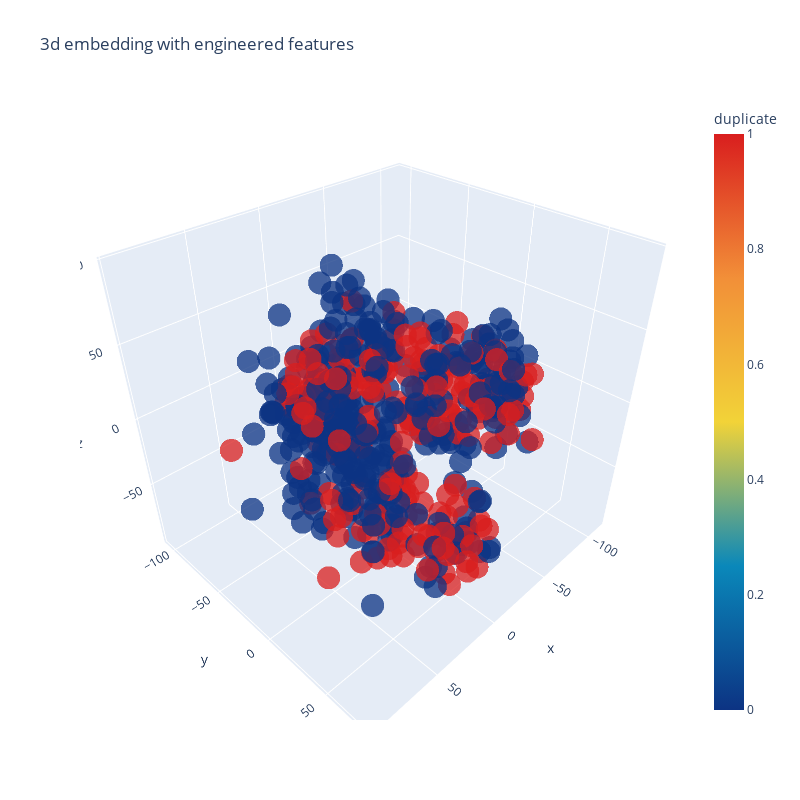

Write notebook code for a chart like this one.
### Code cell
trace1 = go.Scatter3d(
    x=tsne3d[:,0],
    y=tsne3d[:,1],
    z=tsne3d[:,2],
    mode='markers',
    marker=dict(
        sizemode='diameter',
        color = y,
        colorscale = 'Portland',
        colorbar = dict(title = 'duplicate'),
        line=dict(color='rgb(255, 255, 255)'),
        opacity=0.75
    )
)

data=[trace1]
layout=dict(height=800, width=800, title='3d embedding with engineered features')
fig=dict(data=data, layout=layout)
py.iplot(fig, filename='3DBubble')

### Figure 1 — Plotly figure (JSON) as saved in the notebook; plotly's stock layout.template omitted (floating-point values rounded to 4 significant figures; data arrays with more than 128 entries replaced by an {"elided": "..."} marker saying what was removed)
{"data": [{"marker": {"color": {"elided": "500 int values"}, "colorbar": {"title": {"text": "duplicate"}}, "colorscale": [[0, "rgb(12,51,131)"], [0.25, "rgb(10,136,186)"], [0.5, "rgb(242,211,56)"], [0.75, "rgb(242,143,56)"], [1, "rgb(217,30,30)"]], "line": {"color": "rgb(255, 255, 255)"}, "opacity": 0.75, "sizemode": "diameter"}, "mode": "markers", "type": "scatter3d", "x": {"elided": "500 float values"}, "y": {"elided": "500 float values"}, "z": {"elided": "500 float values"}}], "layout": {"height": 800, "title": {"text": "3d embedding with engineered features"}, "width": 800}}
